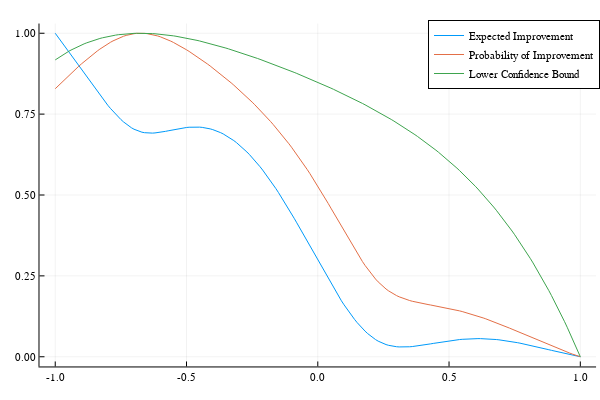

Write notebook code for a chart like this one.
### Code cell
plot(domain, stdize(EIx), label="Expected Improvement")
plot!(domain, stdize(POIx), label="Probability of Improvement")
plot!(domain, stdize(LCBx), label="Lower Confidence Bound")

### Figure 1 — Plotly figure (JSON) as saved in the notebook; plotly's stock layout.template omitted (floating-point values rounded to 4 significant figures; data arrays with more than 128 entries replaced by an {"elided": "..."} marker saying what was removed)
{"data": [{"colorbar": {"len": 0.9525, "title": {"text": ""}, "x": 0.9934, "y": 0.5139}, "legendgroup": "Expected Improvement", "line": {"color": "rgba(0, 154, 250, 1.000)", "dash": "solid", "shape": "linear", "width": 1}, "mode": "lines", "name": "Expected Improvement", "showlegend": true, "type": "scatter", "x": {"elided": "201 float values"}, "xaxis": "x", "y": {"elided": "201 float values"}, "yaxis": "y"}, {"colorbar": {"len": 0.9525, "title": {"text": ""}, "x": 0.9934, "y": 0.5139}, "legendgroup": "Probability of Improvement", "line": {"color": "rgba(227, 111, 71, 1.000)", "dash": "solid", "shape": "linear", "width": 1}, "mode": "lines", "name": "Probability of Improvement", "showlegend": true, "type": "scatter", "x": {"elided": "201 float values"}, "xaxis": "x", "y": {"elided": "201 float values"}, "yaxis": "y"}, {"colorbar": {"len": 0.9525, "title": {"text": ""}, "x": 0.9934, "y": 0.5139}, "legendgroup": "Lower Confidence Bound", "line": {"color": "rgba(62, 164, 78, 1.000)", "dash": "solid", "shape": "linear", "width": 1}, "mode": "lines", "name": "Lower Confidence Bound", "showlegend": true, "type": "scatter", "x": {"elided": "201 float values"}, "xaxis": "x", "y": {"elided": "201 float values"}, "yaxis": "y"}], "layout": {"annotations": [], "height": 400, "legend": {"bgcolor": "rgba(255, 255, 255, 1.000)", "bordercolor": "rgba(0, 0, 0, 1)", "borderwidth": 1, "font": {"color": "rgba(0, 0, 0, 1)", "family": "sans-serif", "size": 11}, "title": {"font": {"color": "rgba(0, 0, 0, 1)", "family": "sans-serif", "size": 15}, "text": ""}, "tracegroupgap": 0, "traceorder": "normal", "x": 1, "xanchor": "auto", "y": 1, "yanchor": "auto"}, "margin": {"b": 20, "l": 0, "r": 0, "t": 20}, "paper_bgcolor": "rgba(255, 255, 255, 1.000)", "plot_bgcolor": "rgba(255, 255, 255, 1.000)", "showlegend": true, "width": 600, "xaxis": {"anchor": "y", "domain": [0.06582, 0.9934], "gridcolor": "rgba(0, 0, 0, 0.1)", "gridwidth": 0.5, "linecolor": "rgba(0, 0, 0, 1)", "mirror": false, "range": [-1.06, 1.06], "showgrid": true, "showline": true, "showticklabels": true, "tickangle": 0, "tickcolor": "rgb(0, 0, 0)", "tickfont": {"color": "rgba(0, 0, 0, 1)", "family": "sans-serif", "size": 11}, "tickmode": "array", "ticks": "inside", "ticktext": ["-1.0", "-0.5", "0.0", "0.5", "1.0"], "tickvals": [-1, -0.5, 0, 0.5, 1], "title": {"font": {"color": "rgba(0, 0, 0, 1)", "family": "sans-serif", "size": 15}, "text": ""}, "type": "linear", "visible": true, "zeroline": false, "zerolinecolor": "rgba(0, 0, 0, 1)"}, "yaxis": {"anchor": "x", "domain": [0.03762, 0.9902], "gridcolor": "rgba(0, 0, 0, 0.1)", "gridwidth": 0.5, "linecolor": "rgba(0, 0, 0, 1)", "mirror": false, "range": [-0.03, 1.03], "showgrid": true, "showline": true, "showticklabels": true, "tickangle": 0, "tickcolor": "rgb(0, 0, 0)", "tickfont": {"color": "rgba(0, 0, 0, 1)", "family": "sans-serif", "size": 11}, "tickmode": "array", "ticks": "inside", "ticktext": ["0.00", "0.25", "0.50", "0.75", "1.00"], "tickvals": [0, 0.25, 0.5, 0.75, 1], "title": {"font": {"color": "rgba(0, 0, 0, 1)", "family": "sans-serif", "size": 15}, "text": ""}, "type": "linear", "visible": true, "zeroline": false, "zerolinecolor": "rgba(0, 0, 0, 1)"}}}
